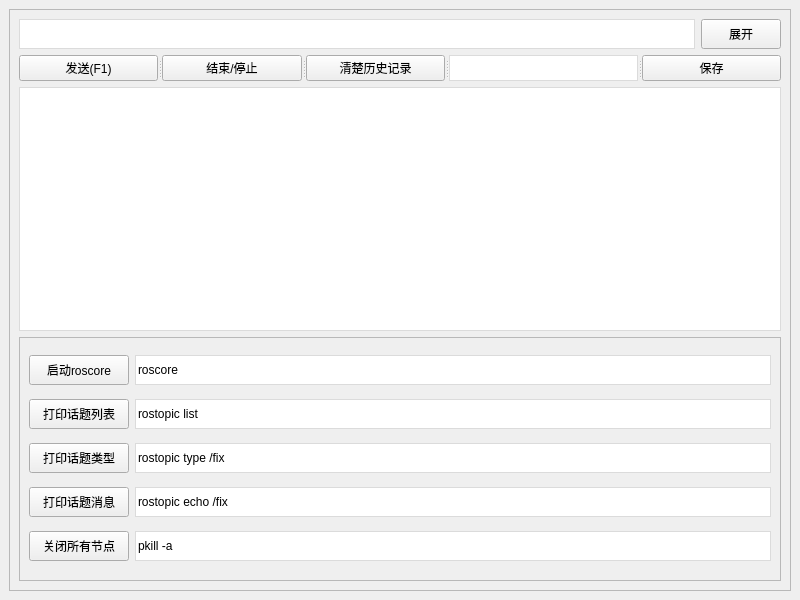
<?xml version="1.0" encoding="UTF-8"?>
<ui version="4.0">
 <class>Terminal</class>
 <widget class="QMainWindow" name="Terminal">
  <property name="geometry">
   <rect>
    <x>0</x>
    <y>0</y>
    <width>800</width>
    <height>600</height>
   </rect>
  </property>
  <property name="windowTitle">
   <string>Terminal</string>
  </property>
  <widget class="QWidget" name="centralwidget">
   <layout class="QGridLayout" name="gridLayout_2">
    <item row="0" column="0">
     <widget class="QScrollArea" name="scrollArea">
      <property name="minimumSize">
       <size>
        <width>0</width>
        <height>27</height>
       </size>
      </property>
      <property name="widgetResizable">
       <bool>true</bool>
      </property>
      <widget class="QWidget" name="scrollAreaWidgetContents">
       <property name="geometry">
        <rect>
         <x>0</x>
         <y>0</y>
         <width>780</width>
         <height>580</height>
        </rect>
       </property>
       <layout class="QGridLayout" name="gridLayout">
        <item row="2" column="0" colspan="2">
         <widget class="QTextEdit" name="TextEdit_Out">
          <property name="styleSheet">
           <string notr="true">border-style:solid;
border-width:1px;
border-color:#DBDBDB;</string>
          </property>
         </widget>
        </item>
        <item row="1" column="0" colspan="2">
         <widget class="QSplitter" name="splitter">
          <property name="orientation">
           <enum>Qt::Horizontal</enum>
          </property>
          <widget class="QPushButton" name="Pbt_Send">
           <property name="sizePolicy">
            <sizepolicy hsizetype="Fixed" vsizetype="Fixed">
             <horstretch>0</horstretch>
             <verstretch>0</verstretch>
            </sizepolicy>
           </property>
           <property name="minimumSize">
            <size>
             <width>100</width>
             <height>0</height>
            </size>
           </property>
           <property name="maximumSize">
            <size>
             <width>16777215</width>
             <height>16777215</height>
            </size>
           </property>
           <property name="text">
            <string>发送(F1)</string>
           </property>
          </widget>
          <widget class="QPushButton" name="pbt_ctrl_C">
           <property name="text">
            <string>结束/停止</string>
           </property>
          </widget>
          <widget class="QPushButton" name="pbt_clc">
           <property name="text">
            <string>清楚历史记录</string>
           </property>
          </widget>
          <widget class="QLineEdit" name="lineEdit_cmdName">
           <property name="styleSheet">
            <string notr="true">border-style:solid;
border-width:1px;
border-color:#DBDBDB;</string>
           </property>
          </widget>
          <widget class="QPushButton" name="pbt_saveCMD">
           <property name="text">
            <string>保存</string>
           </property>
          </widget>
         </widget>
        </item>
        <item row="3" column="0" colspan="2">
         <widget class="QScrollArea" name="scrollArea_3">
          <property name="widgetResizable">
           <bool>true</bool>
          </property>
          <widget class="QWidget" name="scrollAreaWidgetContents_3">
           <property name="geometry">
            <rect>
             <x>0</x>
             <y>0</y>
             <width>760</width>
             <height>239</height>
            </rect>
           </property>
           <layout class="QGridLayout" name="gridLayout_3">
            <item row="0" column="0">
             <layout class="QHBoxLayout" name="horizontalLayout">
              <item>
               <widget class="QPushButton" name="pushButton">
                <property name="minimumSize">
                 <size>
                  <width>100</width>
                  <height>30</height>
                 </size>
                </property>
                <property name="text">
                 <string>启动roscore</string>
                </property>
               </widget>
              </item>
              <item>
               <widget class="QLineEdit" name="terminal_lineEdit1">
                <property name="minimumSize">
                 <size>
                  <width>0</width>
                  <height>30</height>
                 </size>
                </property>
                <property name="styleSheet">
                 <string notr="true">border-style:solid;
border-width:1px;
border-color:#DBDBDB;</string>
                </property>
                <property name="text">
                 <string>roscore</string>
                </property>
               </widget>
              </item>
             </layout>
            </item>
            <item row="1" column="0">
             <layout class="QHBoxLayout" name="horizontalLayout_2">
              <item>
               <widget class="QPushButton" name="pushButton_77">
                <property name="minimumSize">
                 <size>
                  <width>100</width>
                  <height>30</height>
                 </size>
                </property>
                <property name="text">
                 <string>打印话题列表</string>
                </property>
               </widget>
              </item>
              <item>
               <widget class="QLineEdit" name="terminal_lineEdit2">
                <property name="minimumSize">
                 <size>
                  <width>0</width>
                  <height>30</height>
                 </size>
                </property>
                <property name="styleSheet">
                 <string notr="true">border-style:solid;
border-width:1px;
border-color:#DBDBDB;</string>
                </property>
                <property name="text">
                 <string>rostopic list</string>
                </property>
               </widget>
              </item>
             </layout>
            </item>
            <item row="2" column="0">
             <layout class="QHBoxLayout" name="horizontalLayout_3">
              <item>
               <widget class="QPushButton" name="pushButton_6">
                <property name="minimumSize">
                 <size>
                  <width>100</width>
                  <height>30</height>
                 </size>
                </property>
                <property name="text">
                 <string>打印话题类型</string>
                </property>
               </widget>
              </item>
              <item>
               <widget class="QLineEdit" name="terminal_lineEdit3">
                <property name="minimumSize">
                 <size>
                  <width>0</width>
                  <height>30</height>
                 </size>
                </property>
                <property name="styleSheet">
                 <string notr="true">border-style:solid;
border-width:1px;
border-color:#DBDBDB;</string>
                </property>
                <property name="text">
                 <string>rostopic type /fix</string>
                </property>
               </widget>
              </item>
             </layout>
            </item>
            <item row="3" column="0">
             <layout class="QHBoxLayout" name="horizontalLayout_4">
              <item>
               <widget class="QPushButton" name="pushButton_4">
                <property name="minimumSize">
                 <size>
                  <width>100</width>
                  <height>30</height>
                 </size>
                </property>
                <property name="text">
                 <string>打印话题消息</string>
                </property>
               </widget>
              </item>
              <item>
               <widget class="QLineEdit" name="terminal_lineEdit4">
                <property name="minimumSize">
                 <size>
                  <width>0</width>
                  <height>30</height>
                 </size>
                </property>
                <property name="styleSheet">
                 <string notr="true">border-style:solid;
border-width:1px;
border-color:#DBDBDB;</string>
                </property>
                <property name="text">
                 <string>rostopic echo /fix</string>
                </property>
               </widget>
              </item>
             </layout>
            </item>
            <item row="4" column="0">
             <layout class="QHBoxLayout" name="horizontalLayout_5">
              <item>
               <widget class="QPushButton" name="pushButton_5">
                <property name="minimumSize">
                 <size>
                  <width>100</width>
                  <height>30</height>
                 </size>
                </property>
                <property name="text">
                 <string>关闭所有节点</string>
                </property>
               </widget>
              </item>
              <item>
               <widget class="QLineEdit" name="terminal_lineEdit5">
                <property name="minimumSize">
                 <size>
                  <width>0</width>
                  <height>30</height>
                 </size>
                </property>
                <property name="styleSheet">
                 <string notr="true">border-style:solid;
border-width:1px;
border-color:#DBDBDB;</string>
                </property>
                <property name="text">
                 <string>pkill -a</string>
                </property>
               </widget>
              </item>
             </layout>
            </item>
           </layout>
          </widget>
         </widget>
        </item>
        <item row="0" column="0">
         <widget class="QTextEdit" name="TextEdit_In">
          <property name="minimumSize">
           <size>
            <width>0</width>
            <height>30</height>
           </size>
          </property>
          <property name="maximumSize">
           <size>
            <width>16777215</width>
            <height>30</height>
           </size>
          </property>
          <property name="styleSheet">
           <string notr="true">border-style:solid;
border-width:1px;
border-color:#DBDBDB;</string>
          </property>
         </widget>
        </item>
        <item row="0" column="1">
         <widget class="QPushButton" name="pbt_HistoryShow">
          <property name="minimumSize">
           <size>
            <width>0</width>
            <height>30</height>
           </size>
          </property>
          <property name="maximumSize">
           <size>
            <width>16777215</width>
            <height>30</height>
           </size>
          </property>
          <property name="text">
           <string>展开</string>
          </property>
         </widget>
        </item>
       </layout>
      </widget>
     </widget>
    </item>
   </layout>
  </widget>
 </widget>
 <resources/>
 <connections/>
</ui>
